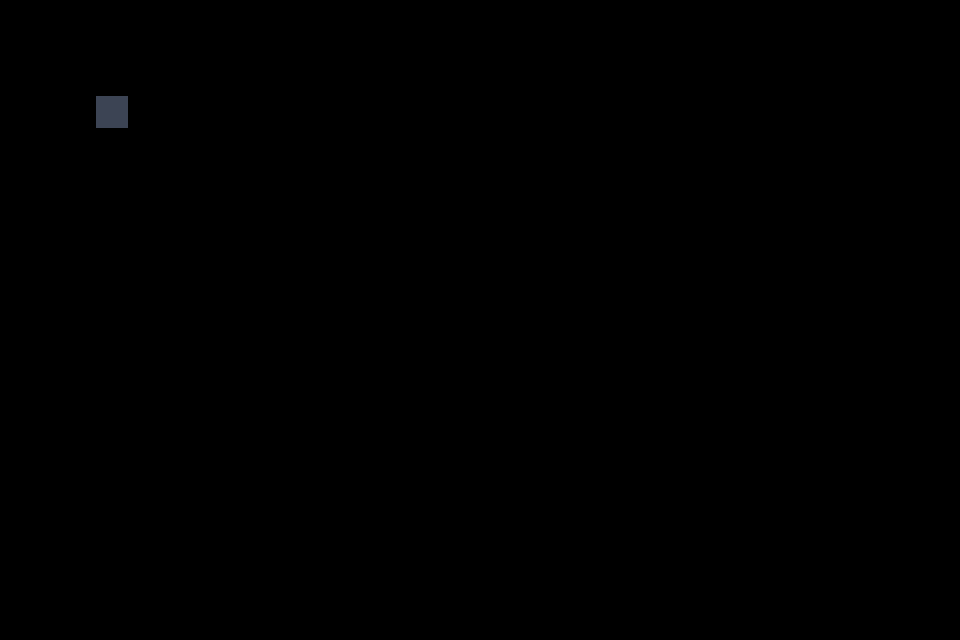

Tiled map render using the project's own tile images. Description and the whole map definition, tile-layer contents included, below:
An orthogonal 30x20 tile map with 32x32 px tiles, 2 tile layers (regions, input_around) and 1 object.

<map version="1.10" tiledversion="1.10.2" orientation="orthogonal" renderorder="right-down" width="30" height="20" tilewidth="32" tileheight="32" infinite="0" nextlayerid="4" nextobjectid="2">
 <tileset firstgid="1" source="bricks2.tsx" />
 <layer id="3" name="regions" width="30" height="20">
  <data encoding="csv">
0,0,0,0,0,0,0,0,0,0,0,0,0,0,0,0,0,0,0,0,0,0,0,0,0,0,0,0,0,0,
0,0,0,0,0,0,0,0,0,0,0,0,0,0,0,0,0,0,0,0,0,0,0,0,0,0,0,0,0,0,
0,0,0,0,0,0,0,0,0,0,0,0,0,0,0,0,0,0,0,0,0,0,0,0,0,0,0,0,0,0,
0,0,0,3,0,0,0,0,0,0,0,0,0,0,0,0,0,0,0,0,0,0,0,0,0,0,0,0,0,0,
0,0,0,0,0,0,0,0,0,0,0,0,0,0,0,0,0,0,0,0,0,0,0,0,0,0,0,0,0,0,
0,0,0,0,0,0,0,0,0,0,0,0,0,0,0,0,0,0,0,0,0,0,0,0,0,0,0,0,0,0,
0,0,0,0,0,0,0,0,0,0,0,0,0,0,0,0,0,0,0,0,0,0,0,0,0,0,0,0,0,0,
0,0,0,0,0,0,0,0,0,0,0,0,0,0,0,0,0,0,0,0,0,0,0,0,0,0,0,0,0,0,
0,0,0,0,0,0,0,0,0,0,0,0,0,0,0,0,0,0,0,0,0,0,0,0,0,0,0,0,0,0,
0,0,0,0,0,0,0,0,0,0,0,0,0,0,0,0,0,0,0,0,0,0,0,0,0,0,0,0,0,0,
0,0,0,0,0,0,0,0,0,0,0,0,0,0,0,0,0,0,0,0,0,0,0,0,0,0,0,0,0,0,
0,0,0,0,0,0,0,0,0,0,0,0,0,0,0,0,0,0,0,0,0,0,0,0,0,0,0,0,0,0,
0,0,0,0,0,0,0,0,0,0,0,0,0,0,0,0,0,0,0,0,0,0,0,0,0,0,0,0,0,0,
0,0,0,0,0,0,0,0,0,0,0,0,0,0,0,0,0,0,0,0,0,0,0,0,0,0,0,0,0,0,
0,0,0,0,0,0,0,0,0,0,0,0,0,0,0,0,0,0,0,0,0,0,0,0,0,0,0,0,0,0,
0,0,0,0,0,0,0,0,0,0,0,0,0,0,0,0,0,0,0,0,0,0,0,0,0,0,0,0,0,0,
0,0,0,0,0,0,0,0,0,0,0,0,0,0,0,0,0,0,0,0,0,0,0,0,0,0,0,0,0,0,
0,0,0,0,0,0,0,0,0,0,0,0,0,0,0,0,0,0,0,0,0,0,0,0,0,0,0,0,0,0,
0,0,0,0,0,0,0,0,0,0,0,0,0,0,0,0,0,0,0,0,0,0,0,0,0,0,0,0,0,0,
0,0,0,0,0,0,0,0,0,0,0,0,0,0,0,0,0,0,0,0,0,0,0,0,0,0,0,0,0,0
</data>
 </layer>
 <layer id="1" name="input_around" width="30" height="20">
  <data encoding="csv">
0,0,0,0,0,0,0,0,0,0,0,0,0,0,0,0,0,0,0,0,0,0,0,0,0,0,0,0,0,0,
0,0,0,0,0,0,0,0,0,0,0,0,0,0,0,0,0,0,0,0,0,0,0,0,0,0,0,0,0,0,
0,0,0,0,0,0,0,0,0,0,0,0,0,0,0,0,0,0,0,0,0,0,0,0,0,0,0,0,0,0,
0,0,0,48,0,0,0,0,0,0,0,0,0,0,0,0,0,0,0,0,0,0,0,0,0,0,0,0,0,0,
0,0,0,0,0,0,0,0,0,0,0,0,0,0,0,0,0,0,0,0,0,0,0,0,0,0,0,0,0,0,
0,0,0,0,0,0,0,0,0,0,0,0,0,0,0,0,0,0,0,0,0,0,0,0,0,0,0,0,0,0,
0,0,0,0,0,0,0,0,0,0,0,0,0,0,0,0,0,0,0,0,0,0,0,0,0,0,0,0,0,0,
0,0,0,0,0,0,0,0,0,0,0,0,0,0,0,0,0,0,0,0,0,0,0,0,0,0,0,0,0,0,
0,0,0,0,0,0,0,0,0,0,0,0,0,0,0,0,0,0,0,0,0,0,0,0,0,0,0,0,0,0,
0,0,0,0,0,0,0,0,0,0,0,0,0,0,0,0,0,0,0,0,0,0,0,0,0,0,0,0,0,0,
0,0,0,0,0,0,0,0,0,0,0,0,0,0,0,0,0,0,0,0,0,0,0,0,0,0,0,0,0,0,
0,0,0,0,0,0,0,0,0,0,0,0,0,0,0,0,0,0,0,0,0,0,0,0,0,0,0,0,0,0,
0,0,0,0,0,0,0,0,0,0,0,0,0,0,0,0,0,0,0,0,0,0,0,0,0,0,0,0,0,0,
0,0,0,0,0,0,0,0,0,0,0,0,0,0,0,0,0,0,0,0,0,0,0,0,0,0,0,0,0,0,
0,0,0,0,0,0,0,0,0,0,0,0,0,0,0,0,0,0,0,0,0,0,0,0,0,0,0,0,0,0,
0,0,0,0,0,0,0,0,0,0,0,0,0,0,0,0,0,0,0,0,0,0,0,0,0,0,0,0,0,0,
0,0,0,0,0,0,0,0,0,0,0,0,0,0,0,0,0,0,0,0,0,0,0,0,0,0,0,0,0,0,
0,0,0,0,0,0,0,0,0,0,0,0,0,0,0,0,0,0,0,0,0,0,0,0,0,0,0,0,0,0,
0,0,0,0,0,0,0,0,0,0,0,0,0,0,0,0,0,0,0,0,0,0,0,0,0,0,0,0,0,0,
0,0,0,0,0,0,0,0,0,0,0,0,0,0,0,0,0,0,0,0,0,0,0,0,0,0,0,0,0,0
</data>
 </layer>
 <objectgroup id="2" name="output_ground">
  <object id="1" x="96" y="96" width="32" height="32" />
 </objectgroup>
</map>
